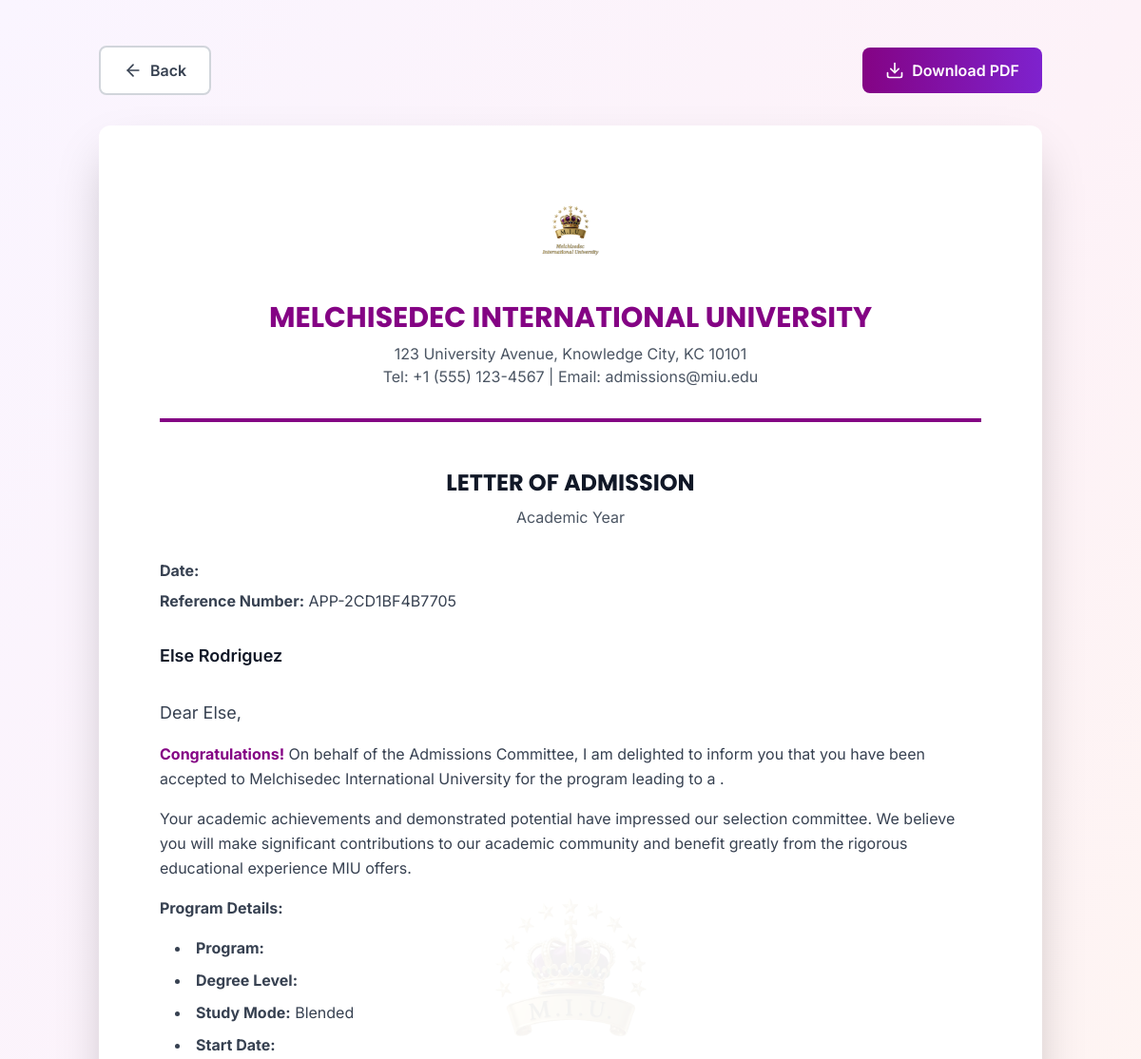
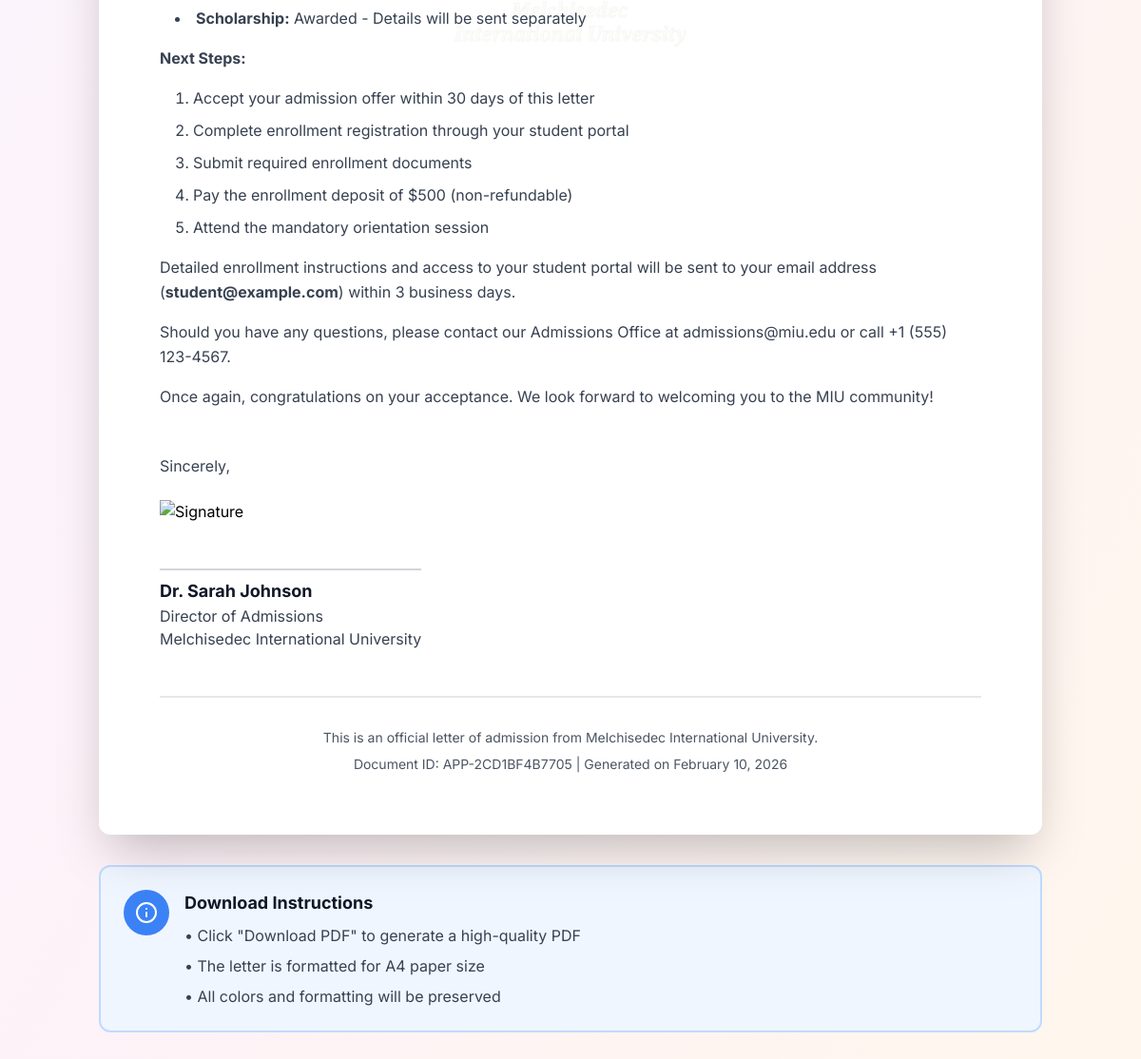
The app's page /admission-letter/APP-2CD1BF4B7705/ (signed in) with its own data (2 pictures, top to bottom).
### eduweb/models.py (models this page shows, shortened)
class CourseApplication(models.Model):
    STATUS_CHOICES = [
        ('draft', 'Draft'),
        ('pending_payment', 'Pending Payment'),
        ('payment_complete', 'Payment Complete'),
        ('under_review', 'Under Review'),
        ('documents_uploaded', 'Documents Uploaded'),
        ('approved', 'Approved'),
        ('rejected', 'Rejected'),
        ('withdrawn', 'Withdrawn'),
    ]
    LANGUAGE_CHOICES = [
        ('toefl', 'TOEFL'),
        ('ielts', 'IELTS'),
        ('pte', 'PTE Academic'),
        ('duolingo', 'Duolingo English Test'),
        ('cambridge', 'Cambridge English'),
        ('none', 'None'),
    ]
    application_id = models.CharField(max_length=20, unique=True, editable=False)
    user = models.ForeignKey(User, on_delete=models.CASCADE, related_name='applications', null=True, blank=True)
    course = models.ForeignKey(Course, on_delete=models.CASCADE, related_name='applications')
    intake = models.ForeignKey(CourseIntake, on_delete=models.CASCADE, related_name='applications')
    study_mode = models.CharField(max_length=20, choices=Course.STUDY_MODE_CHOICES)
    first_name = models.CharField(max_length=100)
    last_name = models.CharField(max_length=100)
    email = models.EmailField()
    phone = models.CharField(max_length=20)
    date_of_birth = models.DateField()
    gender = models.CharField(max_length=10, choices=[('male', 'Male'), ('female', 'Female'), ('other', 'Other')])
    nationality = models.CharField(max_length=100)
    payment_status = models.TextField(default="pending")
    address_line1 = models.CharField(max_length=200)
    address_line2 = models.CharField(max_length=200, blank=True)
    city = models.CharField(max_length=100)
    state = models.CharField(max_length=100)
    postal_code = models.CharField(max_length=20)
    country = models.CharField(max_length=100)
    highest_qualification = models.CharField(max_length=100)
    institution_name = models.CharField(max_length=200)
    graduation_year = models.TextField()
    gpa_or_grade = models.CharField(max_length=20)
    language_skill = models.CharField(max_length=20, choices=LANGUAGE_CHOICES,blank=True, null=True)
    language_score = models.DecimalField(max_digits=5,decimal_places=2,blank=True,null=True,help_text="Enter test score (e.g. 7.5 for IELTS, 95 for TOEFL)")
    work_experience_years = models.IntegerField(default=0)
    personal_statement = models.TextField()
    how_did_you_hear = models.CharField(max_length=100, blank=True)
    scholarship = models.BooleanField(default=False)
    accept_privacy_policy = models.BooleanField(default=False)
    accept_terms_conditions = models.BooleanField(default=False)
    marketing_consent = models.BooleanField(default=False)
    emergency_contact_name = models.CharField(max_length=100)
    emergency_contact_phone = models.CharField(max_length=20)
    emergency_contact_relationship = models.CharField(max_length=50)
    status = models.CharField(max_length=30, choices=STATUS_CHOICES, default='draft')
    reviewer = models.ForeignKey(User, on_delete=models.SET_NULL, null=True, blank=True, related_name='reviewed_applications')
    review_notes = models.TextField(blank=True)
    submitted_at = models.DateTimeField(null=True, blank=True)
    reviewed_at = models.DateTimeField(null=True, blank=True)
    created_at = models.DateTimeField(auto_now_add=True)
    updated_at = models.DateTimeField(auto_now=True)
    in_processing = models.BooleanField(default=False)
    admission_accepted = models.BooleanField(
        default=False,
        help_text="Student accepted the admission offer"
    )
    admission_accepted_at = models.DateTimeField(
        null=True,
        blank=True,
        help_text="Date when student accepted admission"
    )
    admission_number = models.CharField(
        max_length=20,
        unique=True,
        null=True,
        blank=True,
        help_text="Unique admission number issued to student"
    )
    department_approved = models.BooleanField(
        default=False,
        help_text="Department head approved the admission"
    )
    department_approved_at = models.DateTimeField(
        null=True,
        blank=True
    )
    department_approved_by = models.ForeignKey(
        User,
        on_delete=models.SET_NULL,
        null=True,
        blank=True,
        related_name='department_approved_applications'
    )
    class Meta:
        ordering = ['-created_at']
        verbose_name = 'Course Application'
        verbose_name_plural = 'Course Applications'
        indexes = [
            models.Index(fields=['application_id']),
            models.Index(fields=['email']),
            models.Index(fields=['status']),
        ]
    def get_full_name(self):
        return f"{self.first_name} {self.last_name}"

### eduweb/views.py (the view)
# urls.py: path('admission-letter/<str:application_id>/', views.admission_letter, name='admission_letter'),
@login_required(login_url='eduweb:auth_page')
def admission_letter(request, application_id):
    application = get_application_secure(application_id, request.user)
    if not application:
        messages.error(
            request,
            'Application not found or you do not have permission to access it.'
        )
        return redirect('eduweb:application_status')
    if application.status != 'approved':
        messages.warning(
            request,
            'Admission letter is only available for approved applications.'
        )
        return redirect('eduweb:application_status')
    context = {
        'application': application,
        'issue_date': timezone.now().date(),
    }
    return render(request, 'applications/admission_letter.html', context)

### eduweb/context.py (called while the page is built)
def navigation_data(request):
    faculties = Faculty.objects.filter(is_active=True).prefetch_related('courses')[:11]
    courses = Course.objects.filter(is_active=True).select_related('faculty')[:11]
    return {
        'all_faculties': faculties,
        'all_courses': courses,
    }

### eduweb/views.py (called while the page is built, shortened)
def get_application_secure(application_id, user):
    try:
        application = CourseApplication.objects.get(
            application_id=application_id,  # Layer 1: ID match
            email=user.email,                # Layer 2: Email match (constant)
            user=user                         # Layer 3: User FK match (constant)
        )
        return application
    except Exception as e:
        import logging
        logger = logging.getLogger(__name__)
        logger.error(f"Error in get_application_secure: {str(e)}")
        return None

def application_status_context(request):
    has_pending_application = False
    if request.user.is_authenticated:
        has_pending_application = CourseApplication.objects.filter(
            user=request.user,
            status__in=['draft', 'pending_payment', 'payment_complete', 'documents_uploaded', 'under_review']
        ).exists()
    return {'has_pending_application': has_pending_application}

### templates/applications/admission_letter.html (shortened to what this page needs)
{% load static %}
<!DOCTYPE html>
<html lang="en">
<head>
    <script src="https://cdn.tailwindcss.com"></script>
</head>
<body class="bg-gray-50 antialiased font-sans">
    <div class="min-h-screen bg-gradient-to-br from-purple-50 via-pink-50 to-orange-50 py-12">
        <div class="container mx-auto px-4 max-w-5xl">
            <div class="flex justify-between items-center mb-8 no-print">
                <a href="{% if user.is_staff %}{% url 'management:application_detail' application.id %}{% else %}{% url 'eduweb:application_status' %}{% endif %}"
                   class="inline-flex items-center gap-2 px-6 py-3 bg-white border-2 border-gray-300 rounded-lg font-semibold text-gray-700 hover:border-primary-950 hover:text-primary-950 transition-all duration-300">
                    <i data-lucide="arrow-left" class="w-5 h-5"></i>
                    Back
                </a>
                <button onclick="generatePDF()" class="inline-flex items-center gap-2 px-6 py-3 bg-gradient-to-r from-primary-950 to-purple-700 text-white rounded-lg font-semibold hover:shadow-xl hover:scale-105 transition-all duration-300">
                    <i data-lucide="download" class="w-5 h-5"></i>
                    Download PDF
                </button>
            </div>
            <div id="letterContent" class="bg-white rounded-xl shadow-2xl overflow-hidden relative letter-content">
                <div class="watermark-screen no-print">
                    <img src="{% static 'Miulogo.png' %}" alt="" class="w-full h-full object-contain">
                </div>
                <div class="relative z-10 p-12 md:p-16 letter-inner">
                    <div class="text-center mb-12 pb-8 border-b-4 border-primary-950">
                        <img src="{% static 'Miulogo.png' %}" alt="MIU Logo" class="h-24 mx-auto mb-6">
                        <h1 class="text-3xl font-bold text-primary-950 mb-2 font-display">MELCHISEDEC INTERNATIONAL UNIVERSITY</h1>
                        <p class="text-gray-600">123 University Avenue, Knowledge City, KC 10101</p>
                        <p class="text-gray-600">Tel: +1 (555) 123-4567 | Email: admissions@miu.edu</p>
                    </div>
                    <div class="text-center mb-8">
                        <h2 class="text-2xl font-bold text-gray-900 mb-2 font-display">LETTER OF ADMISSION</h2>
                        <p class="text-gray-600">Academic Year {{ application.get_intake_display }}</p>
                    </div>
                    <div class="mb-8">
                        <p class="text-gray-700 mb-2"><strong>Date:</strong> {{ application.decision_date|date:"F d, Y" }}</p>
                        <p class="text-gray-700"><strong>Reference Number:</strong> {{ application.application_id }}</p>
                    </div>
                    <div class="mb-8">
                        <p class="text-gray-900 font-semibold text-lg">{{ application.get_full_name }}</p>
                    </div>
                    <div class="mb-8 space-y-4 text-gray-700 leading-relaxed">
                        <p class="text-lg">Dear {{ application.first_name }},</p>
                        <p><strong class="text-primary-950">Congratulations!</strong> On behalf of the Admissions Committee, I am delighted to inform you that you have been accepted to Melchisedec International University for the  program leading to a .</p>
                        <p>Your academic achievements and demonstrated potential have impressed our selection committee. We believe you will make significant contributions to our academic community and benefit greatly from the rigorous educational experience MIU offers.</p>
                        <p><strong>Program Details:</strong></p>
                        <ul class="list-disc list-inside ml-4 space-y-2">
                            <li><strong>Program:</strong> {{ application.get_program_display_name }}</li>
                            <li><strong>Degree Level:</strong> {{ application.get_degree_level_display_name }}</li>
                            <li><strong>Study Mode:</strong> {{ application.get_study_mode_display }}</li>
                            <li><strong>Start Date:</strong> {{ application.get_intake_display }}</li>
                            {% if application.scholarship %}
                            <li><strong>Scholarship:</strong> Awarded - Details will be sent separately</li>
                            {% endif %}
                        </ul>
                        <p><strong>Next Steps:</strong></p>
                        <ol class="list-decimal list-inside ml-4 space-y-2">
                            <li>Accept your admission offer within 30 days of this letter</li>
                            <li>Complete enrollment registration through your student portal</li>
                            <li>Submit required enrollment documents</li>
                            <li>Pay the enrollment deposit of $500 (non-refundable)</li>
                            <li>Attend the mandatory orientation session</li>
                        </ol>
                        <p>Detailed enrollment instructions and access to your student portal will be sent to your email address (<strong>{{ application.email }}</strong>) within 3 business days.</p>
                        <p>Should you have any questions, please contact our Admissions Office at admissions@miu.edu or call +1 (555) 123-4567.</p>
                        <p>Once again, congratulations on your acceptance. We look forward to welcoming you to the MIU community!</p>
                    </div>
                    <div class="mt-12 mb-8">
                        <p class="text-gray-700 mb-6">Sincerely,</p>
                        <img src="{% static 'signature.png' %}" alt="Signature" class="h-16 mb-2" oncontextmenu="return false;" ondragstart="return false;">
                        <div class="border-t-2 border-gray-300 pt-2 inline-block">
                            <p class="text-gray-900 font-bold text-lg">Dr. Sarah Johnson</p>
                            <p class="text-gray-700">Director of Admissions</p>
                            <p class="text-gray-700">Melchisedec International University</p>
                        </div>
                    </div>
                    <div class="mt-12 pt-8 border-t-2 border-gray-200 text-center text-sm text-gray-600">
                        <p class="mb-2">This is an official letter of admission from Melchisedec International University.</p>
                        <p>Document ID: {{ application.application_id }} | Generated on {% now "F d, Y" %}</p>
                    </div>
                </div>
            </div>
            <div class="mt-8 bg-blue-50 border-2 border-blue-200 rounded-xl p-6 no-print">
                <div class="flex items-start gap-4">
                    <div class="w-12 h-12 bg-blue-500 rounded-full flex items-center justify-center flex-shrink-0">
                        <i data-lucide="info" class="w-6 h-6 text-white"></i>
                    </div>
                    <div>
                        <h3 class="text-lg font-bold text-gray-900 mb-2">Download Instructions</h3>
                        <ul class="text-gray-700 space-y-2">
                            <li>• Click "Download PDF" to generate a high-quality PDF</li>
                            <li>• The letter is formatted for A4 paper size</li>
                            <li>• All colors and formatting will be preserved</li>
                        </ul>
                    </div>
                </div>
            </div>
        </div>
    </div>
</body>
</html>

### templates/applications/admission_letter.html (style rules this page uses)
* { -webkit-touch-callout: none; -webkit-user-select: none; -moz-user-select: none; user-select: none; }
.watermark-screen { position: absolute; top: 50%; left: 50%; transform: translate(-50%, -50%); opacity: 0.05; width: 400px; height: 400px; z-index: 0; pointer-events: none; }

### records on screen
CourseApplication: application_id "APP-2CD1BF4B7705", get_full_name "Else Rodriguez", first_name "Else", study_mode "Blended", email "student@example.com"
